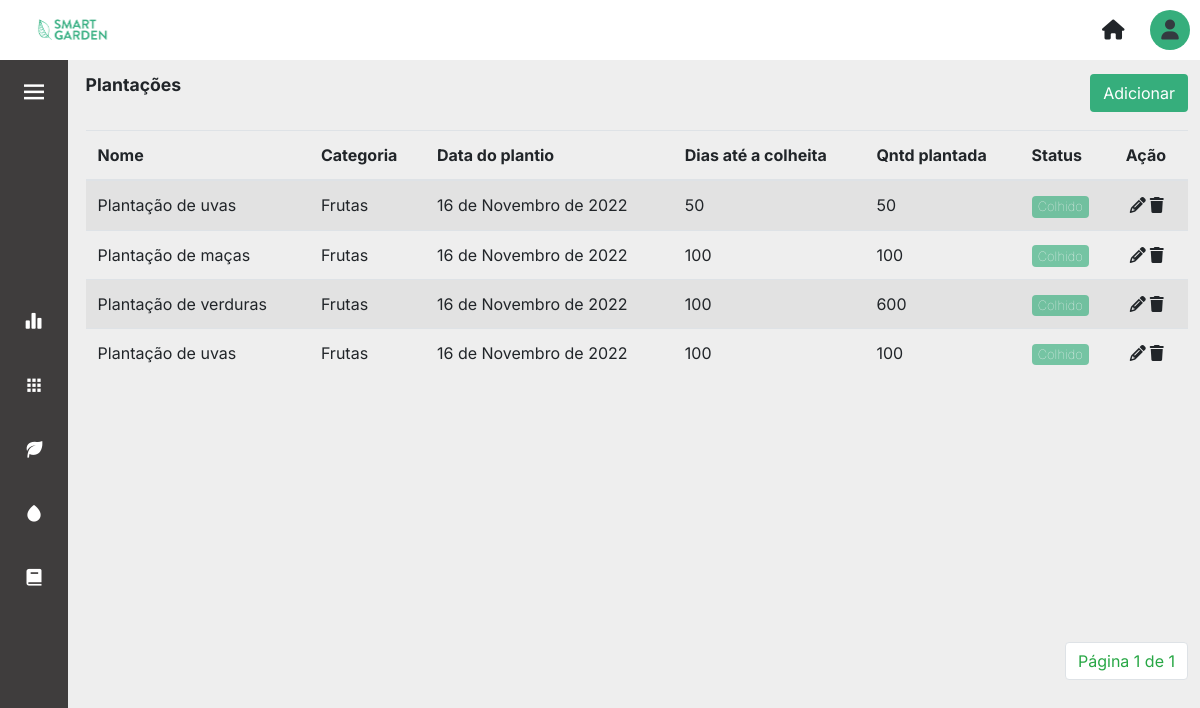
The app's page /plantacoes/ (signed in), older data.
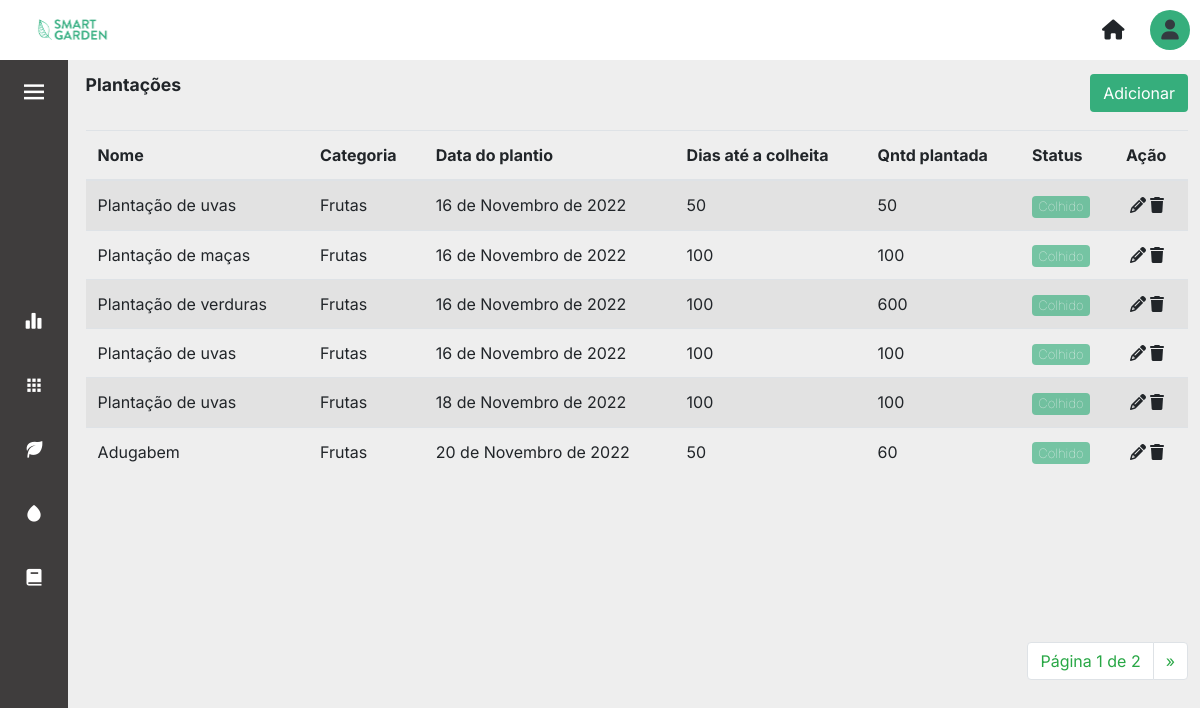
The same page, newer data.
### core/models.py (models this page shows, shortened)
class Plantacao(models.Model):
    descricao = models.CharField(max_length=100)
    qntDiasColheita = models.IntegerField(null=True)
    qntPlantada = models.IntegerField(null=True)
    qntColhida = models.IntegerField(null=True, blank=True, default=0)
    dtPlantio = models.DateField(default=datetime.today)
    categoria = models.TextField(choices=Tipos_Categorias.choices, max_length=20, null=True, default=0)
    areacultivo = models.ForeignKey(AreaCultivo, on_delete=models.CASCADE, null=True)
    colhida = models.BooleanField(null=False, default=False)

### core/views.py (the view)
# urls.py: path('plantacoes/', views.plantacoes, name='plantacoes'),
def plantacoes(request):
    plantacoes = Plantacao.objects.all()
    paginator = Paginator(plantacoes, 6)
    page = request.GET.get('page')
    plantacoes = paginator.get_page(page)
    contexto = {
        'plantacoes': plantacoes
    }
    return render(request, 'plantações.html', contexto)

### templates/plantações.html (shortened to what this page needs)
{% extends 'layout.html' %} {% load static %} {% block content %}
<div>
    <div class="d-flex align-items-center justify-content-between mb-3">
		<p class="title-page">Plantações</p>
		<a href="{% url 'cadastrar_plantacoes' %}"><button type="button" class="btn btn_salvar">Adicionar</button></a>
	</div>
	<div class="table-content">
        <table class="table table-striped table-hover mt-3">
            <thead class="border-botton border-secondary">
                <tr>
                    <th scope="col">Nome</th>
                    <th scope="col">Categoria</th>
                    <th scope="col">Data do plantio</th>
                    <th scope="col">Dias até a colheita</th>
                    <th scope="col">Qntd plantada</th>
                    <th scope="col"></i>Status</th>
                    <th scope="col"></i>Ação</th>
                </tr>
            </thead>
            <tbody>
                {% for plantacao in plantacoes %}
                <tr>
                    <td>{{plantacao.descricao}}</td>
                    <td>{{plantacao.categoria}}</td>
                    <td>{{plantacao.dtPlantio}}</td>
                    <td>{{plantacao.qntDiasColheita}}</td>
                    <td>{{plantacao.qntPlantada}}</td>
                    <td>{% if plantacao.colhida == 0 %}
                        <a href="{% url 'update_colhida' plantacao.id %}"><button class="badge btn btn-sm btn_tables btn_red"> Não colhida </button></a>
                        {% else %}
                        <button class="badge btn btn-sm btn_tables btn_green disabled"> Colhido</button>
                        {% endif %}
                    </td>
                    <td><a href="{% url 'update_plantacoes' plantacao.id %}" class="m-1"><i class="fa-solid fa-pencil text-black"></i></a><a data-toggle="modal" data-target="#modal_confirm"><i class="fa-sharp fa-solid fa-trash text-black" data-toggle="modal fade" data-target="#exampleModal"></i></a></td>
                </tr>
                {% endfor %}
            </tbody>
        </table>
    </div>
    <div class="container_pagination">
		<nav aria-label="Page-navigation">
			<ul class="pagination">
			<li class="page-item"><a class="page-link text-success" href="#">Página {{plantacoes.number}} de {{plantacoes.paginator.num_pages}}</a></li>
			{% if plantacoes.has_next %}
				<li class="page-item">
					<a class="page-link text-success" href="?page={{plantacoes.next_page_number}}" aria-label="Next">
					<span aria-hidden="true">&raquo;</span>
					</a>
				</li>
			{% endif %}
			</ul>
		</nav>
	</div>
</div>
  {% endblock %}

Row changes from the older to the newer data that the page shows:
added Plantacao: descricao "Plantação de uvas", categoria "Frutas", dtPlantio "18 de Novembro de 2022", qntDiasColheita "100", qntPlantada "100", colhida "Colhido"
added Plantacao: descricao "Adugabem", categoria "Frutas", dtPlantio "20 de Novembro de 2022", qntDiasColheita "50", qntPlantada "60", colhida "Colhido"
Text that changed along with them:
{{ plantacoes.paginator.num_pages }}: "1" → "2"
